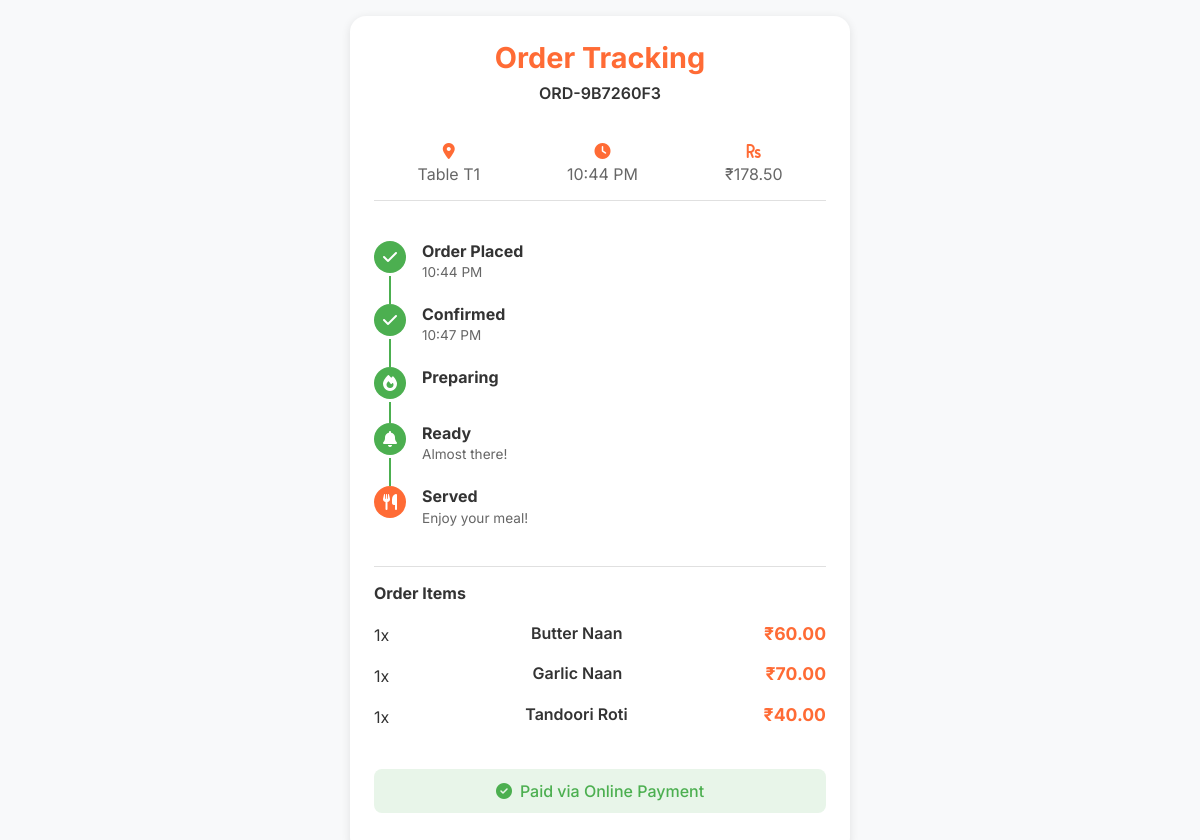
Screenshot of /menu/tracking/1/ with the database file from the repository.
### orders/models.py (models this page shows, shortened)
class Order(models.Model):
    STATUS_CHOICES = [
        ('pending', 'Pending'),
        ('confirmed', 'Confirmed'),
        ('preparing', 'Preparing'),
        ('ready', 'Ready'),
        ('served', 'Served'),
        ('completed', 'Completed'),
        ('cancelled', 'Cancelled'),
    ]
    PAYMENT_METHOD_CHOICES = [
        ('razorpay', 'Online Payment'),
        ('cash_counter', 'Cash at Counter'),
        ('card_counter', 'Card at Counter'),
        ('upi_counter', 'UPI at Counter'),
    ]
    PAYMENT_STATUS_CHOICES = [
        ('pending', 'Pending'),
        ('paid', 'Paid'),
        ('failed', 'Failed'),
        ('refunded', 'Refunded'),
    ]
    tenant = models.ForeignKey('tenants.Tenant', on_delete=models.CASCADE, related_name='orders')
    order_number = models.CharField(max_length=20, unique=True)
    table = models.ForeignKey('tenants.RestaurantTable', on_delete=models.SET_NULL, null=True, related_name='orders')
    customer = models.ForeignKey(Customer, on_delete=models.SET_NULL, null=True, blank=True, related_name='orders')
    status = models.CharField(max_length=20, choices=STATUS_CHOICES, default='pending')
    subtotal = models.DecimalField(max_digits=10, decimal_places=2)
    discount_amount = models.DecimalField(max_digits=10, decimal_places=2, default=0)
    tax_amount = models.DecimalField(max_digits=10, decimal_places=2)
    service_charge = models.DecimalField(max_digits=10, decimal_places=2, default=0)
    total = models.DecimalField(max_digits=10, decimal_places=2)
    payment_method = models.CharField(max_length=20, choices=PAYMENT_METHOD_CHOICES, default='razorpay')
    payment_status = models.CharField(max_length=20, choices=PAYMENT_STATUS_CHOICES, default='pending')
    razorpay_order_id = models.CharField(max_length=100, blank=True, default='')
    razorpay_payment_id = models.CharField(max_length=100, blank=True, default='')
    coupon = models.ForeignKey('coupons.Coupon', on_delete=models.SET_NULL, null=True, blank=True, related_name='orders')
    coupon_code = models.CharField(max_length=50, blank=True, default='')
    special_instructions = models.TextField(blank=True, default='')
    estimated_time = models.IntegerField(default=20, help_text="Estimated time in minutes")
    actual_time = models.IntegerField(blank=True, null=True, help_text="Actual time in minutes")
    created_at = models.DateTimeField(auto_now_add=True)
    updated_at = models.DateTimeField(auto_now=True)
    confirmed_at = models.DateTimeField(blank=True, null=True)
    preparing_at = models.DateTimeField(blank=True, null=True)
    ready_at = models.DateTimeField(blank=True, null=True)
    served_at = models.DateTimeField(blank=True, null=True)
    completed_at = models.DateTimeField(blank=True, null=True)
    class Meta:
        verbose_name = "Order"
        verbose_name_plural = "Orders"
        ordering = ['-created_at']

class OrderItem(models.Model):
    order = models.ForeignKey(Order, on_delete=models.CASCADE, related_name='items')
    menu_item = models.ForeignKey('menu.MenuItem', on_delete=models.CASCADE)
    quantity = models.PositiveIntegerField(default=1)
    unit_price = models.DecimalField(max_digits=10, decimal_places=2)
    total_price = models.DecimalField(max_digits=10, decimal_places=2)
    special_instructions = models.TextField(blank=True, default='')
    customizations = models.JSONField(default=dict, blank=True)
    class Meta:
        verbose_name = "Order Item"
        verbose_name_plural = "Order Items"
        ordering = ['id']

### tenants/models.py (models this page shows, shortened)
class RestaurantTable(models.Model):
    STATUS_CHOICES = [
        ('available', 'Available'),
        ('occupied', 'Occupied'),
        ('reserved', 'Reserved'),
        ('maintenance', 'Maintenance'),
    ]
    tenant = models.ForeignKey(Tenant, on_delete=models.CASCADE, related_name='tables')
    table_number = models.CharField(max_length=10)
    capacity = models.PositiveIntegerField(default=4)
    qr_token = models.UUIDField(default=uuid.uuid4, unique=True)
    location = models.CharField(max_length=100, blank=True, default='')
    status = models.CharField(max_length=20, choices=STATUS_CHOICES, default='available')
    pos_x = models.IntegerField(default=0, help_text="X position on floor plan")
    pos_y = models.IntegerField(default=0, help_text="Y position on floor plan")
    table_shape = models.CharField(max_length=20, default='round', choices=[('round', 'Round'), ('square', 'Square'), ('rectangle', 'Rectangle')])
    assigned_waiter = models.ForeignKey('Staff', on_delete=models.SET_NULL, null=True, blank=True, related_name='assigned_tables')
    accepts_reservations = models.BooleanField(default=True)
    is_active = models.BooleanField(default=True)
    class Meta:
        verbose_name = "Table"
        verbose_name_plural = "Tables"
        unique_together = ['tenant', 'table_number']
        ordering = ['table_number']

### menu/models.py (models this page shows, shortened)
class MenuItem(models.Model):
    tenant = models.ForeignKey('tenants.Tenant', on_delete=models.CASCADE, related_name='menu_items')
    category = models.ForeignKey(MenuCategory, on_delete=models.CASCADE, related_name='items')
    name = models.CharField(max_length=200)
    description = models.TextField(blank=True, default='')
    price = models.DecimalField(max_digits=10, decimal_places=2)
    image = models.ImageField(upload_to='menu/items/', blank=True, null=True)
    is_available = models.BooleanField(default=True)
    is_vegetarian = models.BooleanField(default=False)
    is_vegan = models.BooleanField(default=False)
    is_gluten_free = models.BooleanField(default=False)
    is_bestseller = models.BooleanField(default=False)
    is_spicy = models.BooleanField(default=False)
    is_new = models.BooleanField(default=False)
    prep_time = models.IntegerField(default=15, help_text="Preparation time in minutes")
    sort_order = models.IntegerField(default=0)
    created_at = models.DateTimeField(auto_now_add=True)
    updated_at = models.DateTimeField(auto_now=True)
    class Meta:
        verbose_name = "Menu Item"
        verbose_name_plural = "Menu Items"
        ordering = ['sort_order', 'name']
        unique_together = ['tenant', 'name']

### orders/views.py (the view)
def order_tracking(request, order_id):
    try:
        order = Order.objects.select_related('table', 'customer').prefetch_related('items__menu_item').get(id=order_id)
    except Order.DoesNotExist:
        return render(request, 'customer/error.html', {'error': 'Order not found'})
    context = {
        'order': order,
        'items': order.items.all(),
    }
    return render(request, 'customer/tracking.html', context)

### tenants/context_processors.py (called while the page is built)
def tenant_context(request):
    return {
        'tenant': getattr(request, 'tenant', None),
        'tenant_slug': getattr(request, 'tenant_slug', None),
        'brand_name': getattr(settings, 'BRAND_NAME', 'MecGuraServe'),
        'brand_domain': getattr(settings, 'BRAND_DOMAIN', 'mecguraserve.com'),
        'brand_tagline': getattr(settings, 'BRAND_TAGLINE', 'Scan. Order. Serve.'),
    }

### templates/customer/tracking.html (shortened to what this page needs)
{% extends 'base.html' %}
{% load static %}
{% block content %}
<div class="tracking-page">
    <div class="tracking-card">
        <div class="card-header">
            <h1>Order Tracking</h1>
            <p class="order-number">{{ order.order_number }}</p>
        </div>
        <div class="order-info-row">
            <div class="info-item">
                <i class="fas fa-map-marker-alt"></i>
                <span>Table {{ order.table.table_number }}</span>
            </div>
            <div class="info-item">
                <i class="fas fa-clock"></i>
                <span>{{ order.created_at|time:"g:i A" }}</span>
            </div>
            <div class="info-item">
                <i class="fas fa-rupee-sign"></i>
                <span>₹{{ order.total }}</span>
            </div>
        </div>
        <div class="status-timeline">
            <div class="timeline-item {% if order.status == 'pending' %}active{% endif %} completed">
                <div class="timeline-marker">
                    <i class="fas fa-check"></i>
                </div>
                <div class="timeline-content">
                    <h4>Order Placed</h4>
                    <p>{{ order.created_at|time:"g:i A" }}</p>
                </div>
            </div>
            <div class="timeline-item {% if order.status == 'confirmed' %}active{% endif %} {% if order.confirmed_at %}completed{% endif %}">
                <div class="timeline-marker">
                    <i class="fas fa-check"></i>
                </div>
                <div class="timeline-content">
                    <h4>Confirmed</h4>
                    {% if order.confirmed_at %}
                    <p>{{ order.confirmed_at|time:"g:i A" }}</p>
                    {% endif %}
                </div>
            </div>
            <div class="timeline-item {% if order.status == 'preparing' %}active{% endif %} {% if order.preparing_at %}completed{% endif %}">
                <div class="timeline-marker">
                    <i class="fas fa-fire"></i>
                </div>
                <div class="timeline-content">
                    <h4>Preparing</h4>
                </div>
            </div>
            <div class="timeline-item {% if order.status == 'ready' %}active{% endif %} {% if order.ready_at %}completed{% endif %}">
                <div class="timeline-marker">
                    <i class="fas fa-bell"></i>
                </div>
                <div class="timeline-content">
                    <h4>Ready</h4>
                    <p>Almost there!</p>
                </div>
            </div>
            <div class="timeline-item {% if order.status == 'served' %}active{% endif %} {% if order.served_at %}completed{% endif %}">
                <div class="timeline-marker">
                    <i class="fas fa-utensils"></i>
                </div>
                <div class="timeline-content">
                    <h4>Served</h4>
                    <p>Enjoy your meal!</p>
                </div>
            </div>
        </div>
        <div class="order-items">
            <h3>Order Items</h3>
            {% for item in items %}
            <div class="order-item">
                <span class="item-qty">{{ item.quantity }}x</span>
                <span class="item-name">{{ item.menu_item.name }}</span>
                <span class="item-price">₹{{ item.total_price }}</span>
            </div>
            {% endfor %}
        </div>
        <div class="payment-info">
            {% if order.payment_status == 'paid' %}
            <div class="payment-badge paid">
                <i class="fas fa-check-circle"></i>
                Paid via {{ order.get_payment_method_display }}
            </div>
            {% else %}
            <div class="payment-badge pending">
                <i class="fas fa-hourglass-half"></i>
                Payment Pending
            </div>
            {% endif %}
        </div>
    </div>
</div>
{% endblock %}

### templates/base.html (shortened to what this page needs)
{% load static %}
<!DOCTYPE html>
<html lang="en">
<head>
    <link rel="stylesheet" href="https://cdnjs.cloudflare.com/ajax/libs/font-awesome/6.4.0/css/all.min.css">
    <link rel="stylesheet" href="{% static 'css/customer.css' %}">
</head>
<body>
    {% block content %}{% endblock %}
</body>
</html>

### static/css/customer.css (style rules this page uses)
:root { --primary: #FF6B35; --secondary: #004E89; --bg: #f8f9fa; --card-bg: #ffffff; --text: #333333; --text-light: #666666; --border: #e0e0e0; --success: #4CAF50; --warning: #FFA500; --danger: #F44336; }
* { margin: 0; padding: 0; box-sizing: border-box; }
body { font-family: 'Inter', -apple-system, BlinkMacSystemFont, sans-serif; background: var(--bg); color: var(--text); -webkit-font-smoothing: antialiased; overflow-x: hidden; }
.item-name { font-size: 1rem; font-weight: 600; margin-bottom: 0.3rem; }
.item-price { font-size: 1.1rem; font-weight: 700; color: var(--primary); }
.item-qty { display: flex; align-items: center; gap: 0.75rem; }
.order-number { font-weight: 600; }
.card-header { text-align: center; margin-bottom: 2rem; }
.card-header h1 { font-size: 1.8rem; color: var(--primary); margin-bottom: 0.5rem; }
.tracking-page { min-height: 100vh; padding: 1rem; background: var(--bg); }
.tracking-card { max-width: 500px; margin: 0 auto; background: white; border-radius: 16px; padding: 1.5rem; box-shadow: 0 2px 10px rgba(0,0,0,0.1); }
.tracking-card .card-header { text-align: center; margin-bottom: 1.5rem; }
.order-info-row { display: flex; justify-content: space-around; padding: 1rem 0; border-bottom: 1px solid var(--border); margin-bottom: 1.5rem; }
.info-item { display: flex; flex-direction: column; align-items: center; gap: 0.3rem; color: var(--text-light); }
.info-item i { color: var(--primary); }
.status-timeline { padding: 1rem 0; }
.timeline-item { display: flex; gap: 1rem; padding-bottom: 1.5rem; position: relative; }
.timeline-item:not(:last-child)::after { content: ''; position: absolute; left: 15px; top: 35px; bottom: 0; width: 2px; background: var(--border); }
.timeline-item.completed::after { background: var(--success); }
.timeline-marker { width: 32px; height: 32px; border-radius: 50%; background: var(--bg); display: flex; align-items: center; justify-content: center; color: var(--text-light); flex-shrink: 0; }
.timeline-item.completed .timeline-marker { background: var(--success); color: white; }
.timeline-item.active .timeline-marker { background: var(--primary); color: white; animation: pulse 2s infinite; }
.timeline-content h4 { font-size: 1rem; margin-bottom: 0.2rem; }
.timeline-content p { font-size: 0.85rem; color: var(--text-light); }
.order-items { padding: 1rem 0; border-top: 1px solid var(--border); }
.order-items h3 { font-size: 1rem; margin-bottom: 0.75rem; }
.order-item { display: flex; justify-content: space-between; padding: 0.5rem 0; }
.payment-info { padding: 1rem 0; }
.payment-badge { display: flex; align-items: center; justify-content: center; gap: 0.5rem; padding: 0.75rem; border-radius: 8px; font-weight: 500; }
.payment-badge.paid { background: #e8f5e9; color: var(--success); }

### rows the page displays
Order: order_number "ORD-9B7260F3", table.table_number "T1", created_at "10:44 PM", total "178.50", confirmed_at "10:47 PM", payment_method "Online Payment"
OrderItem: quantity "1", menu_item.name "Butter Naan", total_price "60.00"
OrderItem: quantity "1", menu_item.name "Garlic Naan", total_price "70.00"
OrderItem: quantity "1", menu_item.name "Tandoori Roti", total_price "40.00"
